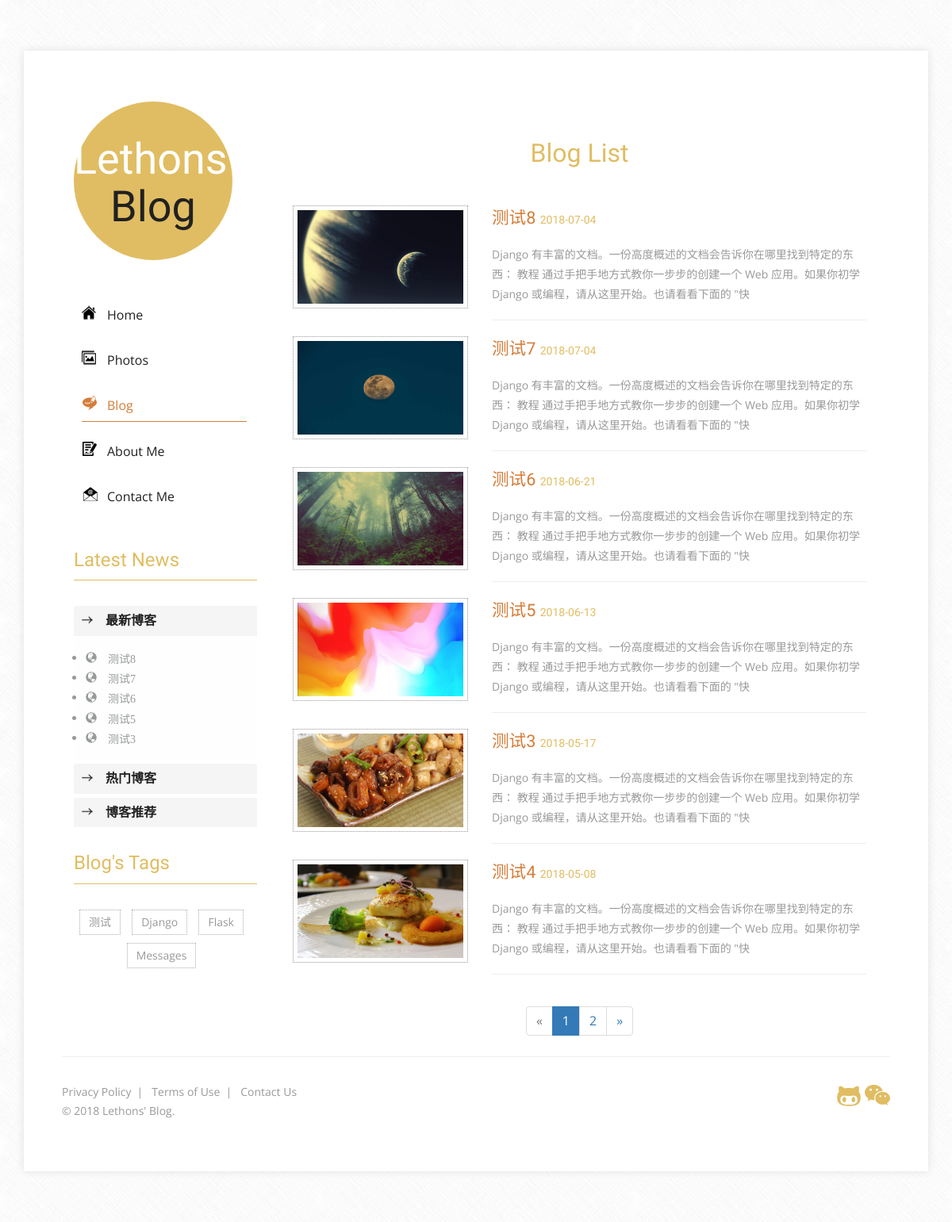
The page /blog/ on the database as committed earlier.
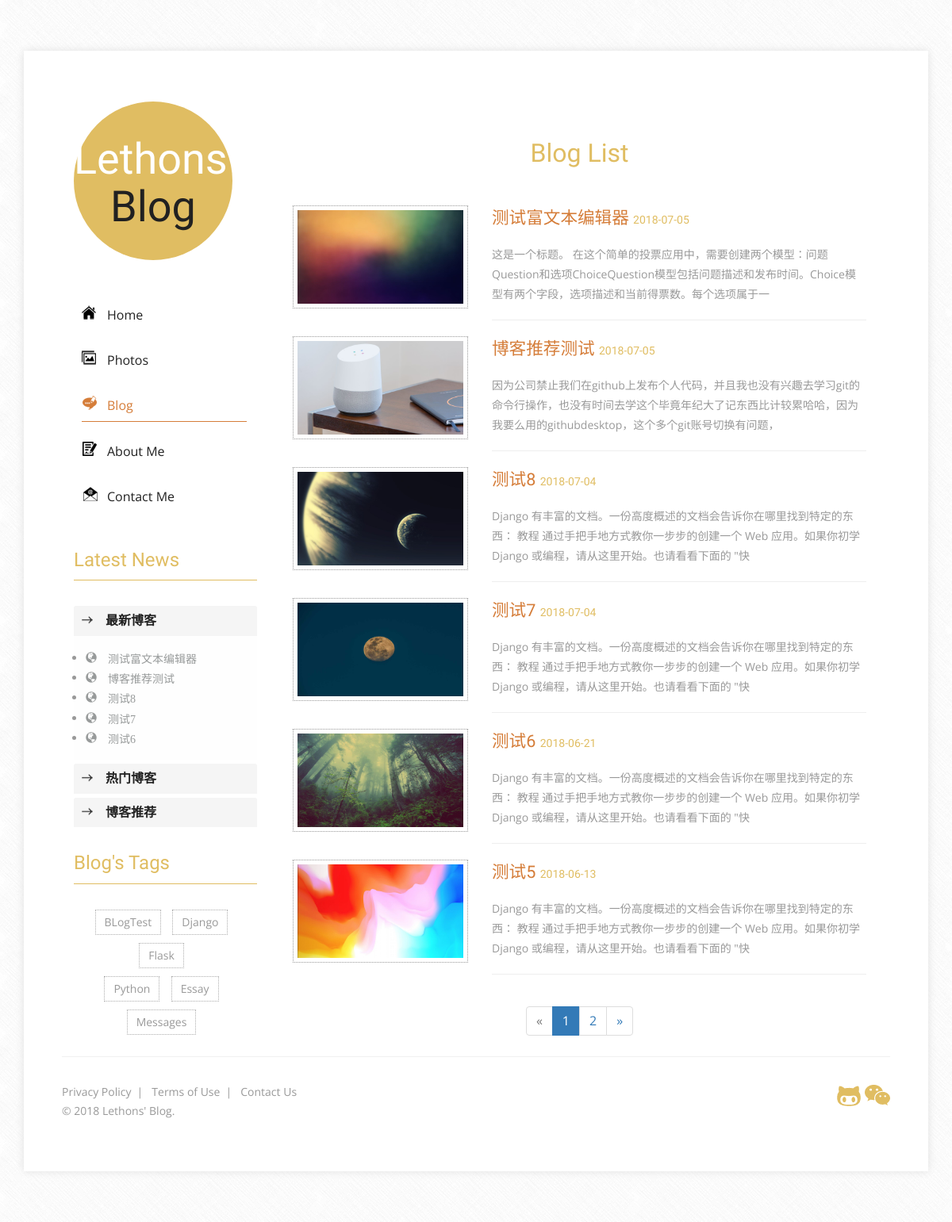
The same page on the database as committed later.
### blog/models.py (models this page shows, shortened)
class Blog(models.Model):
    title = models.CharField(max_length=20)
    content = RichTextUploadingField()
    publish_time = models.DateTimeField(default=datetime.now)
    update_time = models.DateTimeField(auto_now=True)
    tag = models.ForeignKey(Tag, on_delete=models.DO_NOTHING)
    image = models.ImageField(upload_to='blog/%Y/%m/%d')
    is_commend = models.BooleanField(default=False)
    class Meta:
        ordering = ['-publish_time']

class Tag(models.Model):
    tag = models.CharField(max_length=10)
    def __str__(self):
        return self.tag

### blog/views.py (the view)
# urls.py: path('blog/', views.blog_list, name='blog_list'),
def blog_list(request):
    blogs = Blog.objects.all()
    ctx1 = blog_paginator(request, blogs)
    if not ctx1:
        return redirect('blog_list')
    ctx2 = left_comment_date()
    ctx = dict(ctx1, **ctx2)
    return render_to_response('blog/blog_list.html', ctx)

### blog/views.py (called while the page is built)
def blog_paginator(req, blogs):
    ctx = {}
    page_num = req.GET.get('page', 1)
    pages = Paginator(blogs, 6)
    if int(page_num) > pages.num_pages:
        return ctx
    else:
        blogs = pages.page(page_num)
        current_page_num = blogs.number
        page_range = list(range(max(current_page_num-2, 1), min(current_page_num+2, pages.num_pages)+1))
        ctx['blogs'] = blogs
        ctx['pages'] = pages
        ctx['page_range'] = page_range
        return ctx

def left_comment_date():
    ctx = {}
    tags = Tag.objects.all()
    commend_blogs = Blog.objects.filter(is_commend=True)
    ctx['tags'] = tags
    ctx['commend_blogs'] = commend_blogs
    return ctx

### templates/blog/blog_list.html (shortened to what this page needs)
{% extends 'blog/index.html' %}
{% load staticfiles %}
{% block nav %}
<li><a href="{% url 'home' %}" class="hvr-underline-from-left"><i class="home1"></i>Home</a></li>
<li><a href="{% url 'photos' %}" class="hvr-underline-from-left"><i class="picture1"></i>Photos</a></li>
<li class="active"><a href="{% url 'blog_list' %}"><i class="edit"></i>Blog</a></li>
<li><a href="{% url 'about_me' %}" class="hvr-underline-from-left"><i class="text-size1"></i>About Me</a></li>
<li><a href="{% url 'contact_me' %}" class="hvr-underline-from-left"><i class="envelope1"></i>Contact Me</a></li>
{% endblock %}
{% block left_middle %}
    <div class="latest-news">
        <h2>Latest News</h2>
        <div class="panel-group" id="accordion" role="tablist" aria-multiselectable="true">
            <div class="panel panel-default">
                <div class="panel-heading" role="tab" id="headingOne">
                    <h4 class="panel-title">
                    <a role="button" data-toggle="collapse" data-parent="#accordion" href="#collapseOne" aria-expanded="true" aria-controls="collapseOne">
                        <strong>最新博客</strong>
                    </a>
                  </h4>
                </div>
                <div id="collapseOne" class="panel-collapse collapse in" role="tabpanel" aria-labelledby="headingOne">
                    <div class="panel-body">
                        <ul>
                            {% for blog in blogs|slice:":5" %}
                                <li class="my-latest-news">
                                    <a href="{% url 'blog_detail' blog.pk %}" class="glyphicon glyphicon-globe" aria-hidden="true">
                                        {{ blog.title|truncatechars:10 }}
                                    </a>
                                </li>
                            {% endfor %}
                        </ul>
                    </div>
                </div>
            </div>
            <div class="panel panel-default">
                <div class="panel-heading" role="tab" id="headingTwo">
                    <h4 class="panel-title">
                        <a class="collapsed" role="button" data-toggle="collapse" data-parent="#accordion" href="#collapseTwo" aria-expanded="false" aria-controls="collapseTwo">
                            <strong>热门博客</strong>
                        </a>
                    </h4>
                </div>
            </div>
            <div class="panel panel-default">
                <div class="panel-heading" role="tab" id="headingThree">
                    <h4 class="panel-title">
                        <a class="collapsed" role="button" data-toggle="collapse" data-parent="#accordion" href="#collapseThree" aria-expanded="false" aria-controls="collapseThree">
                            <strong>博客推荐</strong>
                        </a>
                    </h4>
                </div>
            </div>
        </div>
        <div class="cat-grid">
            <h3>Blog's Tags</h3>
            <div class="top-social-icons">
                {% for tag in tags|slice:":3" %}
                    <a href="{% url 'comment_tag_list' tag %}">{{ tag }}</a>
                {% endfor %}
                {% for tag in tags|slice:"3:5" %}
                    <a href="{% url 'comment_tag_list' tag %}">{{ tag }}</a>
                {% endfor %}
                    <a href="#">Messages</a>
            </div>
        </div>
    </div>
{% endblock %}
{% block right_bottom %}
<div class="col-xs-9 banner-body-right">
    <div class="gallery-head text-center">
        {% block right-title %}
            <h5>Blog List</h5>
        {% endblock %}
    </div>
    <div class="blog">
        {% if blogs %}
            {% for blog in blogs %}
                <div class="blog-grid">
                    <div class="col-xs-4 blog-grid-left">
                        <a href="{% url 'blog_detail' blog.pk %}"><img src="/media/{{ blog.image }}" alt=" " class="img-responsive" /></a>
                    </div>
                    <div class="col-xs-8 blog-grid-right">
                        <h4>
                            <a href="{% url 'blog_detail' blog.pk %}">{{ blog.title }}
                                <span class="text-right" style="font-size: 14px; color: #E0BD62;">{{ blog.publish_time|date:'Y-m-d' }}</span>
                            </a>
                        </h4>
                        <p>{{ blog.content|striptags|truncatechars_html:105 }}</p>
                        <hr>
                    </div>
                </div>
            {% endfor %}
        {% else %}
            <div class="blog-grid">
            <div class="col-xs-12" style="height: 330px; padding-top: 20%">
                <h4 class="text-center" style="font-size: 300%">暂无博客，敬请期待</h4>
            </div>
            </div>
        {% endif %}
    </div>
    <div class="text-center">
            <ul class="pagination">
                {% if blogs.has_previous %}
                    <li><a href="?page={{ blogs.previous_page_number }}" aria-label="Previous"><span aria-hidden="true">&laquo;</span></a></li>
                {% else %}
                    <li class="disabled"><a href="#" aria-label="Previous"><span aria-hidden="true">&laquo;</span></a></li>
                {% endif %}
                {% for page in page_range %}
                    {% if blogs.number == page %}
                        <li class="active"><a href="?page={{ page }}">{{ page }} <span class="sr-only">(current)</span></a></li>
                    {% else %}
                        <li><a href="?page={{ page }}">{{ page }}</a></li>
                    {% endif %}
                {% endfor %}
                {% if blogs.has_next %}
                    <li><a href="?page={{ blogs.next_page_number }}" aria-label="Next"><span aria-hidden="true">&raquo;</span></a></li>
                {% else %}
                    <li class="disabled"><a href="#" aria-label="Next"><span aria-hidden="true">&raquo;</span></a></li>
                {% endif %}
            </ul>
    </div>
</div>
{% endblock %}

### templates/blog/index.html (shortened to what this page needs)
{% load staticfiles %}
<!DOCTYPE html>
<html>
<head>
<link href="{% static 'css/bootstrap.css' %}" rel="stylesheet" type="text/css" media="all" />
<link href="{% static 'css/style.css' %}" rel="stylesheet" type="text/css" media="all" />
</head>
<body>
	<div class="banner-body">
		<div class="container">
			<div class="banner-body-content">
			<div class="col-xs-3 banner-body-left">
				<div class="logo">
					<h1><a href="{% url 'home' %}">Lethons' <span>Blog</span></a></h1>
				</div>
				<div class="top-nav">
					<nav class="navbar navbar-default">
						<div class="collapse navbar-collapse nav-wil" id="bs-example-navbar-collapse-1">
							<nav class="stroke">
								<ul class="nav navbar-nav">
                                    {% block nav %}{% endblock %}
								</ul>
							</nav>
						</div>
					</nav>
				</div>
            {% block left_middle %}{% endblock %}
			</div>
            {% block right_bottom %}{% endblock %}
			<div class="clearfix"> </div>
			<div class="footer">
				<div class="footer-left">
					<ul>
						<li><a href="#">Privacy Policy</a>|</li>
						<li><a href="#">Terms of Use</a>|</li>
						<li><a href="contact_me.html">Contact Us</a></li>
					</ul>
					<p>© 2018 Lethons' Blog.</p>
				</div>
				<div class="footer-right">
					<ul class="social-nav model-3">
                        <li><a href="https://github.com/Lethons"><img src="{% static 'images/GitHub.png' %}" alt=""></a></li>
                        <li><a href="#"><img src="{% static 'images/WeChat.png' %}" alt=""></a></li>
					</ul>
				</div>
				<div class="clearfix"> </div>
			</div>
		</div>
		</div>
	</div>
</body>
</html>

### templates/blog/index.html (style rules this page uses)
.my-latest-news a { color: #979A9A; }

Rows that differ between the two databases and show on the page:
no longer on this page (row unchanged): Blog: title "测试3", image (picture), publish_time "2018-05-17", content "Django 有丰富的文档。一份高度概述的文档会告诉你在哪里找到特定的东西： 教程 通过手把手地方式教你一步步的创建一个 Web 应用。如果你初学 Django 或编程，请从这里开始。也请看看下面的 \"快"
no longer on this page (row edited): Blog: image (picture), title "测试4", publish_time "2018-05-08", content "Django 有丰富的文档。一份高度概述的文档会告诉你在哪里找到特定的东西： 教程 通过手把手地方式教你一步步的创建一个 Web 应用。如果你初学 Django 或编程，请从这里开始。也请看看下面的 \"快", shown under "Blog List"
no longer on one of the page's lists (row unchanged): Blog: title "测试5"
added Blog: title "测试富文本编辑器", image (picture), publish_time "2018-07-05", content "这是一个标题。 在这个简单的投票应用中，需要创建两个模型：问题Question和选项ChoiceQuestion模型包括问题描述和发布时间。Choice模型有两个字段，选项描述和当前得票数。每个选项属于一"
added Blog: title "博客推荐测试", image (picture), publish_time "2018-07-05", content "因为公司禁止我们在github上发布个人代码，并且我也没有兴趣去学习git的命令行操作，也没有时间去学这个毕竟年纪大了记东西比计较累哈哈，因为我要么用的githubdesktop，这个多个git账号切换有问题，"
changed Tag: tag "测试" → "BLogTest"
added Tag: tag "Python"
added Tag: tag "Essay"
